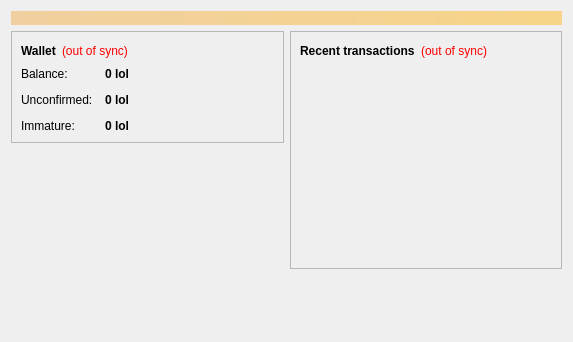
<?xml version="1.0" encoding="UTF-8"?>
<ui version="4.0">
 <class>OverviewPage</class>
 <widget class="QWidget" name="OverviewPage">
  <property name="geometry">
   <rect>
    <x>0</x>
    <y>0</y>
    <width>573</width>
    <height>342</height>
   </rect>
  </property>
  <property name="windowTitle">
   <string>Form</string>
  </property>
  <layout class="QVBoxLayout" name="topLayout">
   <item>
    <widget class="QLabel" name="labelAlerts">
     <property name="visible">
      <bool>false</bool>
     </property>
     <property name="styleSheet">
      <string notr="true">background-color: qlineargradient(x1: 0, y1: 0, x2: 1, y2: 0, stop:0 #F0D0A0, stop:1 #F8D488); color:#000000;</string>
     </property>
     <property name="wordWrap">
      <bool>true</bool>
     </property>
     <property name="margin">
      <number>3</number>
     </property>
    </widget>
   </item>
   <item>
    <layout class="QHBoxLayout" name="horizontalLayout" stretch="1,1">
     <item>
      <layout class="QVBoxLayout" name="verticalLayout_2">
       <item>
        <widget class="QFrame" name="frame">
         <property name="frameShape">
          <enum>QFrame::StyledPanel</enum>
         </property>
         <property name="frameShadow">
          <enum>QFrame::Raised</enum>
         </property>
         <layout class="QVBoxLayout" name="verticalLayout_4">
          <item>
           <layout class="QHBoxLayout" name="horizontalLayout_4">
            <item>
             <widget class="QLabel" name="label_5">
              <property name="font">
               <font>
                <weight>75</weight>
                <bold>true</bold>
               </font>
              </property>
              <property name="text">
               <string>Wallet</string>
              </property>
             </widget>
            </item>
            <item>
             <widget class="QLabel" name="labelWalletStatus">
              <property name="toolTip">
               <string>The displayed information may be out of date. Your wallet automatically synchronizes with the lolcoin network after a connection is established, but this process has not completed yet.</string>
              </property>
              <property name="styleSheet">
               <string notr="true">QLabel { color: red; }</string>
              </property>
              <property name="text">
               <string notr="true">(out of sync)</string>
              </property>
              <property name="alignment">
               <set>Qt::AlignLeading|Qt::AlignLeft|Qt::AlignVCenter</set>
              </property>
             </widget>
            </item>
            <item>
             <spacer name="horizontalSpacer_2">
              <property name="orientation">
               <enum>Qt::Horizontal</enum>
              </property>
              <property name="sizeHint" stdset="0">
               <size>
                <width>40</width>
                <height>20</height>
               </size>
              </property>
             </spacer>
            </item>
           </layout>
          </item>
          <item>
           <layout class="QFormLayout" name="formLayout_2">
            <property name="fieldGrowthPolicy">
             <enum>QFormLayout::AllNonFixedFieldsGrow</enum>
            </property>
            <property name="horizontalSpacing">
             <number>12</number>
            </property>
            <property name="verticalSpacing">
             <number>12</number>
            </property>
            <item row="0" column="0">
             <widget class="QLabel" name="label">
              <property name="text">
               <string>Balance:</string>
              </property>
             </widget>
            </item>
            <item row="0" column="1">
             <widget class="QLabel" name="labelBalance">
              <property name="font">
               <font>
                <weight>75</weight>
                <bold>true</bold>
               </font>
              </property>
              <property name="cursor">
               <cursorShape>IBeamCursor</cursorShape>
              </property>
              <property name="toolTip">
               <string>Your current balance</string>
              </property>
              <property name="text">
               <string notr="true">0 lol</string>
              </property>
              <property name="textInteractionFlags">
               <set>Qt::LinksAccessibleByMouse|Qt::TextSelectableByKeyboard|Qt::TextSelectableByMouse</set>
              </property>
             </widget>
            </item>
            <item row="1" column="0">
             <widget class="QLabel" name="label_3">
              <property name="text">
               <string>Unconfirmed:</string>
              </property>
             </widget>
            </item>
            <item row="1" column="1">
             <widget class="QLabel" name="labelUnconfirmed">
              <property name="font">
               <font>
                <weight>75</weight>
                <bold>true</bold>
               </font>
              </property>
              <property name="cursor">
               <cursorShape>IBeamCursor</cursorShape>
              </property>
              <property name="toolTip">
               <string>Total of transactions that have yet to be confirmed, and do not yet count toward the current balance</string>
              </property>
              <property name="text">
               <string notr="true">0 lol</string>
              </property>
              <property name="textInteractionFlags">
               <set>Qt::LinksAccessibleByMouse|Qt::TextSelectableByKeyboard|Qt::TextSelectableByMouse</set>
              </property>
             </widget>
            </item>
            <item row="2" column="0">
             <widget class="QLabel" name="labelImmatureText">
              <property name="text">
               <string>Immature:</string>
              </property>
             </widget>
            </item>
            <item row="2" column="1">
             <widget class="QLabel" name="labelImmature">
              <property name="font">
               <font>
                <weight>75</weight>
                <bold>true</bold>
               </font>
              </property>
              <property name="toolTip">
               <string>Mined balance that has not yet matured</string>
              </property>
              <property name="text">
               <string notr="true">0 lol</string>
              </property>
              <property name="textInteractionFlags">
               <set>Qt::LinksAccessibleByMouse|Qt::TextSelectableByKeyboard|Qt::TextSelectableByMouse</set>
              </property>
             </widget>
            </item>
           </layout>
          </item>
         </layout>
        </widget>
       </item>
       <item>
        <spacer name="verticalSpacer">
         <property name="orientation">
          <enum>Qt::Vertical</enum>
         </property>
         <property name="sizeHint" stdset="0">
          <size>
           <width>20</width>
           <height>40</height>
          </size>
         </property>
        </spacer>
       </item>
      </layout>
     </item>
     <item>
      <layout class="QVBoxLayout" name="verticalLayout_3">
       <item>
        <widget class="QFrame" name="frame_2">
         <property name="frameShape">
          <enum>QFrame::StyledPanel</enum>
         </property>
         <property name="frameShadow">
          <enum>QFrame::Raised</enum>
         </property>
         <layout class="QVBoxLayout" name="verticalLayout">
          <item>
           <layout class="QHBoxLayout" name="horizontalLayout_2">
            <item>
             <widget class="QLabel" name="label_4">
              <property name="text">
               <string>&lt;b&gt;Recent transactions&lt;/b&gt;</string>
              </property>
             </widget>
            </item>
            <item>
             <widget class="QLabel" name="labelTransactionsStatus">
              <property name="toolTip">
               <string>The displayed information may be out of date. Your wallet automatically synchronizes with the lolcoin network after a connection is established, but this process has not completed yet.</string>
              </property>
              <property name="styleSheet">
               <string notr="true">QLabel { color: red; }</string>
              </property>
              <property name="text">
               <string notr="true">(out of sync)</string>
              </property>
              <property name="alignment">
               <set>Qt::AlignRight|Qt::AlignTrailing|Qt::AlignVCenter</set>
              </property>
             </widget>
            </item>
            <item>
             <spacer name="horizontalSpacer">
              <property name="orientation">
               <enum>Qt::Horizontal</enum>
              </property>
              <property name="sizeHint" stdset="0">
               <size>
                <width>40</width>
                <height>20</height>
               </size>
              </property>
             </spacer>
            </item>
           </layout>
          </item>
          <item>
           <widget class="QListView" name="listTransactions">
            <property name="styleSheet">
             <string notr="true">QListView { background: transparent; }</string>
            </property>
            <property name="frameShape">
             <enum>QFrame::NoFrame</enum>
            </property>
            <property name="verticalScrollBarPolicy">
             <enum>Qt::ScrollBarAlwaysOff</enum>
            </property>
            <property name="horizontalScrollBarPolicy">
             <enum>Qt::ScrollBarAlwaysOff</enum>
            </property>
            <property name="selectionMode">
             <enum>QAbstractItemView::NoSelection</enum>
            </property>
           </widget>
          </item>
         </layout>
        </widget>
       </item>
       <item>
        <spacer name="verticalSpacer_2">
         <property name="orientation">
          <enum>Qt::Vertical</enum>
         </property>
         <property name="sizeHint" stdset="0">
          <size>
           <width>20</width>
           <height>40</height>
          </size>
         </property>
        </spacer>
       </item>
      </layout>
     </item>
    </layout>
   </item>
  </layout>
 </widget>
 <resources/>
 <connections/>
</ui>
